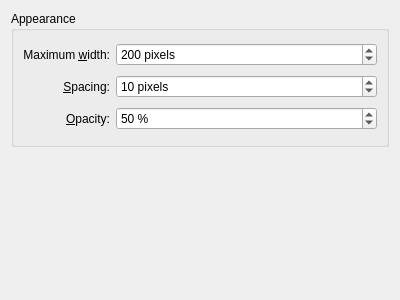
<?xml version="1.0" encoding="UTF-8"?>

<!--
SPDX-FileCopyrightText: 2023 Roman Gilg <subdiff@gmail.com>

SPDX-License-Identifier: GPL-2.0-or-later
-->

<ui version="4.0">
 <class>KWin::ThumbnailAsideEffectConfigForm</class>
 <widget class="QWidget" name="KWin::ThumbnailAsideEffectConfigForm">
  <property name="geometry">
   <rect>
    <x>0</x>
    <y>0</y>
    <width>400</width>
    <height>300</height>
   </rect>
  </property>
  <layout class="QVBoxLayout">
   <item>
    <widget class="QGroupBox" name="groupBox">
     <property name="title">
      <string>Appearance</string>
     </property>
     <layout class="QGridLayout" name="gridLayout">
      <item row="0" column="0">
       <widget class="QLabel" name="label">
        <property name="text">
         <string>Maximum &amp;width:</string>
        </property>
        <property name="alignment">
         <set>Qt::AlignRight|Qt::AlignTrailing|Qt::AlignVCenter</set>
        </property>
        <property name="buddy">
         <cstring>kcfg_MaxWidth</cstring>
        </property>
       </widget>
      </item>
      <item row="1" column="0">
       <widget class="QLabel" name="label_2">
        <property name="text">
         <string>&amp;Spacing:</string>
        </property>
        <property name="alignment">
         <set>Qt::AlignRight|Qt::AlignTrailing|Qt::AlignVCenter</set>
        </property>
        <property name="buddy">
         <cstring>kcfg_Spacing</cstring>
        </property>
       </widget>
      </item>
      <item row="1" column="1">
       <widget class="QSpinBox" name="kcfg_Spacing">
        <property name="sizePolicy">
         <sizepolicy hsizetype="Expanding" vsizetype="Fixed">
          <horstretch>0</horstretch>
          <verstretch>0</verstretch>
         </sizepolicy>
        </property>
        <property name="suffix">
         <string> pixels</string>
        </property>
        <property name="maximum">
         <number>30</number>
        </property>
        <property name="value">
         <number>10</number>
        </property>
       </widget>
      </item>
      <item row="2" column="0">
       <widget class="QLabel" name="label_3">
        <property name="text">
         <string>&amp;Opacity:</string>
        </property>
        <property name="alignment">
         <set>Qt::AlignRight|Qt::AlignTrailing|Qt::AlignVCenter</set>
        </property>
        <property name="buddy">
         <cstring>kcfg_Opacity</cstring>
        </property>
       </widget>
      </item>
      <item row="2" column="1">
       <widget class="QSpinBox" name="kcfg_Opacity">
        <property name="sizePolicy">
         <sizepolicy hsizetype="Expanding" vsizetype="Fixed">
          <horstretch>0</horstretch>
          <verstretch>0</verstretch>
         </sizepolicy>
        </property>
        <property name="suffix">
         <string> %</string>
        </property>
        <property name="maximum">
         <number>100</number>
        </property>
        <property name="value">
         <number>50</number>
        </property>
       </widget>
      </item>
      <item row="0" column="1">
       <widget class="QSpinBox" name="kcfg_MaxWidth">
        <property name="sizePolicy">
         <sizepolicy hsizetype="Expanding" vsizetype="Fixed">
          <horstretch>0</horstretch>
          <verstretch>0</verstretch>
         </sizepolicy>
        </property>
        <property name="suffix">
         <string> pixels</string>
        </property>
        <property name="maximum">
         <number>9999</number>
        </property>
        <property name="value">
         <number>200</number>
        </property>
       </widget>
      </item>
     </layout>
    </widget>
   </item>
   <item>
    <widget class="KShortcutsEditor" name="editor" native="true">
        <property name="actionTypes">
            <enum>KShortcutsEditor::GlobalAction</enum>
        </property>
    </widget>
   </item>
  </layout>
 </widget>
 <customwidgets>
  <customwidget>
   <class>KShortcutsEditor</class>
   <extends>QWidget</extends>
   <header location="global">KShortcutsEditor</header>
   <container>1</container>
  </customwidget>
 </customwidgets>
 <resources/>
 <connections/>
</ui>
